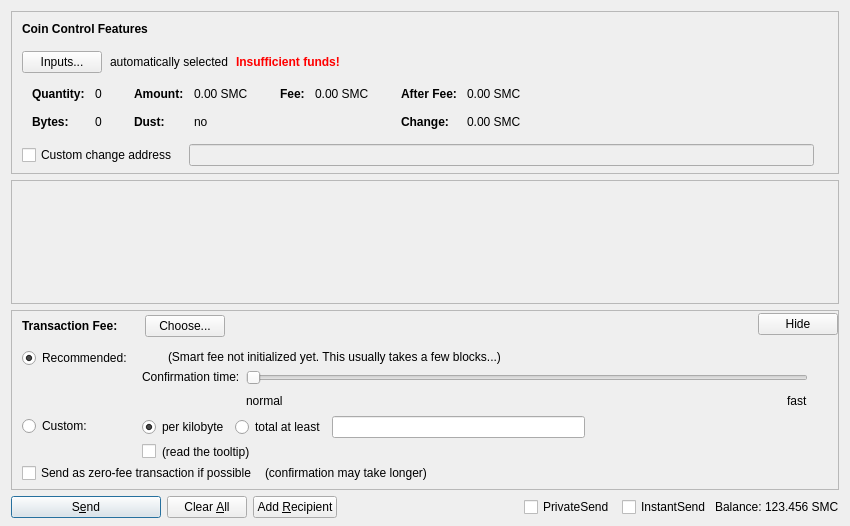
<?xml version="1.0" encoding="UTF-8"?>
<ui version="4.0">
 <class>SendCoinsDialog</class>
 <widget class="QDialog" name="SendCoinsDialog">
  <property name="geometry">
   <rect>
    <x>0</x>
    <y>0</y>
    <width>850</width>
    <height>526</height>
   </rect>
  </property>
  <property name="windowTitle">
   <string>Send Coins</string>
  </property>
  <layout class="QVBoxLayout" name="verticalLayout" stretch="0,1,0,0">
   <property name="bottomMargin">
    <number>8</number>
   </property>
   <item>
    <widget class="QFrame" name="frameCoinControl">
     <property name="sizePolicy">
      <sizepolicy hsizetype="Expanding" vsizetype="Expanding">
       <horstretch>0</horstretch>
       <verstretch>0</verstretch>
      </sizepolicy>
     </property>
     <property name="maximumSize">
      <size>
       <width>16777215</width>
       <height>16777215</height>
      </size>
     </property>
     <property name="frameShape">
      <enum>QFrame::StyledPanel</enum>
     </property>
     <property name="frameShadow">
      <enum>QFrame::Sunken</enum>
     </property>
     <layout class="QVBoxLayout" name="verticalLayoutCoinControl2">
      <property name="spacing">
       <number>0</number>
      </property>
      <property name="leftMargin">
       <number>0</number>
      </property>
      <property name="topMargin">
       <number>0</number>
      </property>
      <property name="rightMargin">
       <number>0</number>
      </property>
      <property name="bottomMargin">
       <number>6</number>
      </property>
      <item>
       <layout class="QVBoxLayout" name="verticalLayoutCoinControl" stretch="0,0,0,0,1">
        <property name="spacing">
         <number>0</number>
        </property>
        <property name="leftMargin">
         <number>10</number>
        </property>
        <property name="topMargin">
         <number>10</number>
        </property>
        <item>
         <layout class="QHBoxLayout" name="horizontalLayoutCoinControl1">
          <property name="bottomMargin">
           <number>15</number>
          </property>
          <item>
           <widget class="QLabel" name="labelCoinControlFeatures">
            <property name="sizePolicy">
             <sizepolicy hsizetype="Preferred" vsizetype="Maximum">
              <horstretch>0</horstretch>
              <verstretch>0</verstretch>
             </sizepolicy>
            </property>
            <property name="font">
             <font>
              <weight>75</weight>
              <bold>true</bold>
             </font>
            </property>
            <property name="styleSheet">
             <string notr="true">font-weight:bold;</string>
            </property>
            <property name="text">
             <string>Coin Control Features</string>
            </property>
           </widget>
          </item>
         </layout>
        </item>
        <item>
         <layout class="QHBoxLayout" name="horizontalLayoutCoinControl2" stretch="0,0,0,0">
          <property name="spacing">
           <number>8</number>
          </property>
          <property name="bottomMargin">
           <number>10</number>
          </property>
          <item>
           <widget class="QPushButton" name="pushButtonCoinControl">
            <property name="styleSheet">
             <string notr="true"/>
            </property>
            <property name="text">
             <string>Inputs...</string>
            </property>
            <property name="autoDefault">
             <bool>false</bool>
            </property>
           </widget>
          </item>
          <item>
           <widget class="QLabel" name="labelCoinControlAutomaticallySelected">
            <property name="text">
             <string>automatically selected</string>
            </property>
            <property name="margin">
             <number>5</number>
            </property>
           </widget>
          </item>
          <item>
           <widget class="QLabel" name="labelCoinControlInsuffFunds">
            <property name="font">
             <font>
              <weight>75</weight>
              <bold>true</bold>
             </font>
            </property>
            <property name="styleSheet">
             <string notr="true">color:red;font-weight:bold;</string>
            </property>
            <property name="text">
             <string>Insufficient funds!</string>
            </property>
            <property name="margin">
             <number>5</number>
            </property>
           </widget>
          </item>
          <item>
           <spacer name="horizontalSpacerCoinControl">
            <property name="orientation">
             <enum>Qt::Horizontal</enum>
            </property>
            <property name="sizeHint" stdset="0">
             <size>
              <width>40</width>
              <height>1</height>
             </size>
            </property>
           </spacer>
          </item>
         </layout>
        </item>
        <item>
         <widget class="QWidget" name="widgetCoinControl" native="true">
          <property name="sizePolicy">
           <sizepolicy hsizetype="Preferred" vsizetype="Preferred">
            <horstretch>0</horstretch>
            <verstretch>0</verstretch>
           </sizepolicy>
          </property>
          <property name="minimumSize">
           <size>
            <width>0</width>
            <height>0</height>
           </size>
          </property>
          <property name="styleSheet">
           <string notr="true"/>
          </property>
          <layout class="QHBoxLayout" name="horizontalLayoutCoinControl5">
           <property name="margin">
            <number>0</number>
           </property>
           <item>
            <layout class="QHBoxLayout" name="horizontalLayoutCoinControl3" stretch="0,0,0,1">
             <property name="spacing">
              <number>20</number>
             </property>
             <property name="topMargin">
              <number>0</number>
             </property>
             <property name="bottomMargin">
              <number>10</number>
             </property>
             <item>
              <layout class="QFormLayout" name="formLayoutCoinControl1">
               <property name="horizontalSpacing">
                <number>10</number>
               </property>
               <property name="verticalSpacing">
                <number>14</number>
               </property>
               <property name="leftMargin">
                <number>10</number>
               </property>
               <property name="topMargin">
                <number>4</number>
               </property>
               <property name="rightMargin">
                <number>6</number>
               </property>
               <item row="0" column="0">
                <widget class="QLabel" name="labelCoinControlQuantityText">
                 <property name="font">
                  <font>
                   <weight>75</weight>
                   <bold>true</bold>
                  </font>
                 </property>
                 <property name="text">
                  <string>Quantity:</string>
                 </property>
                 <property name="margin">
                  <number>0</number>
                 </property>
                </widget>
               </item>
               <item row="0" column="1">
                <widget class="QLabel" name="labelCoinControlQuantity">
                 <property name="cursor">
                  <cursorShape>IBeamCursor</cursorShape>
                 </property>
                 <property name="contextMenuPolicy">
                  <enum>Qt::ActionsContextMenu</enum>
                 </property>
                 <property name="text">
                  <string notr="true">0</string>
                 </property>
                 <property name="margin">
                  <number>0</number>
                 </property>
                 <property name="textInteractionFlags">
                  <set>Qt::LinksAccessibleByMouse|Qt::TextSelectableByKeyboard|Qt::TextSelectableByMouse</set>
                 </property>
                </widget>
               </item>
               <item row="1" column="0">
                <widget class="QLabel" name="labelCoinControlBytesText">
                 <property name="font">
                  <font>
                   <weight>75</weight>
                   <bold>true</bold>
                  </font>
                 </property>
                 <property name="text">
                  <string>Bytes:</string>
                 </property>
                </widget>
               </item>
               <item row="1" column="1">
                <widget class="QLabel" name="labelCoinControlBytes">
                 <property name="cursor">
                  <cursorShape>IBeamCursor</cursorShape>
                 </property>
                 <property name="contextMenuPolicy">
                  <enum>Qt::ActionsContextMenu</enum>
                 </property>
                 <property name="text">
                  <string notr="true">0</string>
                 </property>
                 <property name="textInteractionFlags">
                  <set>Qt::LinksAccessibleByMouse|Qt::TextSelectableByKeyboard|Qt::TextSelectableByMouse</set>
                 </property>
                </widget>
               </item>
              </layout>
             </item>
             <item>
              <layout class="QFormLayout" name="formLayoutCoinControl2">
               <property name="horizontalSpacing">
                <number>10</number>
               </property>
               <property name="verticalSpacing">
                <number>14</number>
               </property>
               <property name="leftMargin">
                <number>6</number>
               </property>
               <property name="topMargin">
                <number>4</number>
               </property>
               <property name="rightMargin">
                <number>6</number>
               </property>
               <item row="0" column="0">
                <widget class="QLabel" name="labelCoinControlAmountText">
                 <property name="font">
                  <font>
                   <weight>75</weight>
                   <bold>true</bold>
                  </font>
                 </property>
                 <property name="text">
                  <string>Amount:</string>
                 </property>
                 <property name="margin">
                  <number>0</number>
                 </property>
                </widget>
               </item>
               <item row="0" column="1">
                <widget class="QLabel" name="labelCoinControlAmount">
                 <property name="cursor">
                  <cursorShape>IBeamCursor</cursorShape>
                 </property>
                 <property name="contextMenuPolicy">
                  <enum>Qt::ActionsContextMenu</enum>
                 </property>
                 <property name="text">
                  <string notr="true">0.00 SMC</string>
                 </property>
                 <property name="textInteractionFlags">
                  <set>Qt::LinksAccessibleByMouse|Qt::TextSelectableByKeyboard|Qt::TextSelectableByMouse</set>
                 </property>
                </widget>
               </item>
               <item row="1" column="0">
                <widget class="QLabel" name="labelCoinControlLowOutputText">
                 <property name="font">
                  <font>
                   <weight>75</weight>
                   <bold>true</bold>
                  </font>
                 </property>
                 <property name="text">
                  <string>Dust:</string>
                 </property>
                </widget>
               </item>
               <item row="1" column="1">
                <widget class="QLabel" name="labelCoinControlLowOutput">
                 <property name="cursor">
                  <cursorShape>IBeamCursor</cursorShape>
                 </property>
                 <property name="contextMenuPolicy">
                  <enum>Qt::ActionsContextMenu</enum>
                 </property>
                 <property name="text">
                  <string notr="true">no</string>
                 </property>
                 <property name="textInteractionFlags">
                  <set>Qt::LinksAccessibleByMouse|Qt::TextSelectableByKeyboard|Qt::TextSelectableByMouse</set>
                 </property>
                </widget>
               </item>
              </layout>
             </item>
             <item>
              <layout class="QFormLayout" name="formLayoutCoinControl3">
               <property name="horizontalSpacing">
                <number>10</number>
               </property>
               <property name="verticalSpacing">
                <number>14</number>
               </property>
               <property name="leftMargin">
                <number>6</number>
               </property>
               <property name="topMargin">
                <number>4</number>
               </property>
               <property name="rightMargin">
                <number>6</number>
               </property>
               <item row="0" column="0">
                <widget class="QLabel" name="labelCoinControlFeeText">
                 <property name="font">
                  <font>
                   <weight>75</weight>
                   <bold>true</bold>
                  </font>
                 </property>
                 <property name="text">
                  <string>Fee:</string>
                 </property>
                 <property name="margin">
                  <number>0</number>
                 </property>
                </widget>
               </item>
               <item row="0" column="1">
                <widget class="QLabel" name="labelCoinControlFee">
                 <property name="cursor">
                  <cursorShape>IBeamCursor</cursorShape>
                 </property>
                 <property name="contextMenuPolicy">
                  <enum>Qt::ActionsContextMenu</enum>
                 </property>
                 <property name="text">
                  <string notr="true">0.00 SMC</string>
                 </property>
                 <property name="textInteractionFlags">
                  <set>Qt::LinksAccessibleByMouse|Qt::TextSelectableByKeyboard|Qt::TextSelectableByMouse</set>
                 </property>
                </widget>
               </item>
              </layout>
             </item>
             <item>
              <layout class="QFormLayout" name="formLayoutCoinControl4">
               <property name="horizontalSpacing">
                <number>10</number>
               </property>
               <property name="verticalSpacing">
                <number>14</number>
               </property>
               <property name="leftMargin">
                <number>6</number>
               </property>
               <property name="topMargin">
                <number>4</number>
               </property>
               <property name="rightMargin">
                <number>6</number>
               </property>
               <item row="0" column="0">
                <widget class="QLabel" name="labelCoinControlAfterFeeText">
                 <property name="font">
                  <font>
                   <weight>75</weight>
                   <bold>true</bold>
                  </font>
                 </property>
                 <property name="text">
                  <string>After Fee:</string>
                 </property>
                 <property name="margin">
                  <number>0</number>
                 </property>
                </widget>
               </item>
               <item row="0" column="1">
                <widget class="QLabel" name="labelCoinControlAfterFee">
                 <property name="cursor">
                  <cursorShape>IBeamCursor</cursorShape>
                 </property>
                 <property name="contextMenuPolicy">
                  <enum>Qt::ActionsContextMenu</enum>
                 </property>
                 <property name="text">
                  <string notr="true">0.00 SMC</string>
                 </property>
                 <property name="textInteractionFlags">
                  <set>Qt::LinksAccessibleByMouse|Qt::TextSelectableByKeyboard|Qt::TextSelectableByMouse</set>
                 </property>
                </widget>
               </item>
               <item row="1" column="0">
                <widget class="QLabel" name="labelCoinControlChangeText">
                 <property name="font">
                  <font>
                   <weight>75</weight>
                   <bold>true</bold>
                  </font>
                 </property>
                 <property name="text">
                  <string>Change:</string>
                 </property>
                </widget>
               </item>
               <item row="1" column="1">
                <widget class="QLabel" name="labelCoinControlChange">
                 <property name="cursor">
                  <cursorShape>IBeamCursor</cursorShape>
                 </property>
                 <property name="contextMenuPolicy">
                  <enum>Qt::ActionsContextMenu</enum>
                 </property>
                 <property name="text">
                  <string notr="true">0.00 SMC</string>
                 </property>
                 <property name="textInteractionFlags">
                  <set>Qt::LinksAccessibleByMouse|Qt::TextSelectableByKeyboard|Qt::TextSelectableByMouse</set>
                 </property>
                </widget>
               </item>
              </layout>
             </item>
            </layout>
           </item>
          </layout>
         </widget>
        </item>
        <item>
         <layout class="QHBoxLayout" name="horizontalLayoutCoinControl4" stretch="0,0,0">
          <property name="spacing">
           <number>12</number>
          </property>
          <property name="sizeConstraint">
           <enum>QLayout::SetDefaultConstraint</enum>
          </property>
          <property name="topMargin">
           <number>5</number>
          </property>
          <property name="rightMargin">
           <number>5</number>
          </property>
          <item>
           <widget class="QCheckBox" name="checkBoxCoinControlChange">
            <property name="toolTip">
             <string>If this is activated, but the change address is empty or invalid, change will be sent to a newly generated address.</string>
            </property>
            <property name="text">
             <string>Custom change address</string>
            </property>
           </widget>
          </item>
          <item>
           <widget class="QValidatedLineEdit" name="lineEditCoinControlChange">
            <property name="enabled">
             <bool>false</bool>
            </property>
            <property name="sizePolicy">
             <sizepolicy hsizetype="Expanding" vsizetype="Fixed">
              <horstretch>0</horstretch>
              <verstretch>0</verstretch>
             </sizepolicy>
            </property>
           </widget>
          </item>
          <item>
           <widget class="QLabel" name="labelCoinControlChangeLabel">
            <property name="sizePolicy">
             <sizepolicy hsizetype="Preferred" vsizetype="Expanding">
              <horstretch>0</horstretch>
              <verstretch>0</verstretch>
             </sizepolicy>
            </property>
            <property name="minimumSize">
             <size>
              <width>0</width>
              <height>0</height>
             </size>
            </property>
            <property name="text">
             <string/>
            </property>
            <property name="margin">
             <number>3</number>
            </property>
           </widget>
          </item>
         </layout>
        </item>
        <item>
         <spacer name="verticalSpacerCoinControl">
          <property name="orientation">
           <enum>Qt::Vertical</enum>
          </property>
          <property name="sizeHint" stdset="0">
           <size>
            <width>800</width>
            <height>1</height>
           </size>
          </property>
         </spacer>
        </item>
       </layout>
      </item>
     </layout>
    </widget>
   </item>
   <item>
    <widget class="QScrollArea" name="scrollArea">
     <property name="widgetResizable">
      <bool>true</bool>
     </property>
     <widget class="QWidget" name="scrollAreaWidgetContents">
      <property name="geometry">
       <rect>
        <x>0</x>
        <y>0</y>
        <width>830</width>
        <height>72</height>
       </rect>
      </property>
      <layout class="QVBoxLayout" name="verticalLayout_2" stretch="0,1">
       <property name="margin">
        <number>0</number>
       </property>
       <item>
        <layout class="QVBoxLayout" name="entries">
         <property name="spacing">
          <number>6</number>
         </property>
        </layout>
       </item>
       <item>
        <spacer name="verticalSpacer">
         <property name="orientation">
          <enum>Qt::Vertical</enum>
         </property>
         <property name="sizeHint" stdset="0">
          <size>
           <width>20</width>
           <height>40</height>
          </size>
         </property>
        </spacer>
       </item>
      </layout>
     </widget>
    </widget>
   </item>
   <item>
    <widget class="QFrame" name="frameFee">
     <property name="sizePolicy">
      <sizepolicy hsizetype="Expanding" vsizetype="Expanding">
       <horstretch>0</horstretch>
       <verstretch>0</verstretch>
      </sizepolicy>
     </property>
     <property name="maximumSize">
      <size>
       <width>16777215</width>
       <height>16777215</height>
      </size>
     </property>
     <property name="frameShape">
      <enum>QFrame::StyledPanel</enum>
     </property>
     <property name="frameShadow">
      <enum>QFrame::Sunken</enum>
     </property>
     <layout class="QVBoxLayout" name="verticalLayoutFee1">
      <property name="spacing">
       <number>0</number>
      </property>
      <property name="margin">
       <number>0</number>
      </property>
      <item>
       <layout class="QVBoxLayout" name="verticalLayoutFee2" stretch="0,0,0">
        <property name="spacing">
         <number>0</number>
        </property>
        <property name="leftMargin">
         <number>10</number>
        </property>
        <property name="topMargin">
         <number>0</number>
        </property>
        <item>
         <layout class="QHBoxLayout" name="horizontalLayoutFee1">
          <property name="bottomMargin">
           <number>0</number>
          </property>
          <item>
           <layout class="QVBoxLayout" name="verticalLayoutFee7">
            <property name="spacing">
             <number>0</number>
            </property>
            <item>
             <spacer name="verticalSpacerSmartFee">
              <property name="orientation">
               <enum>Qt::Vertical</enum>
              </property>
              <property name="sizeType">
               <enum>QSizePolicy::Fixed</enum>
              </property>
              <property name="sizeHint" stdset="0">
               <size>
                <width>1</width>
                <height>4</height>
               </size>
              </property>
             </spacer>
            </item>
            <item>
             <layout class="QHBoxLayout" name="horizontalLayoutSmartFee">
              <property name="spacing">
               <number>10</number>
              </property>
              <item>
               <widget class="QLabel" name="labelFeeHeadline">
                <property name="sizePolicy">
                 <sizepolicy hsizetype="Preferred" vsizetype="Maximum">
                  <horstretch>0</horstretch>
                  <verstretch>0</verstretch>
                 </sizepolicy>
                </property>
                <property name="font">
                 <font>
                  <weight>75</weight>
                  <bold>true</bold>
                 </font>
                </property>
                <property name="styleSheet">
                 <string notr="true">font-weight:bold;</string>
                </property>
                <property name="text">
                 <string>Transaction Fee:</string>
                </property>
               </widget>
              </item>
              <item>
               <widget class="QLabel" name="labelFeeMinimized">
                <property name="text">
                 <string/>
                </property>
               </widget>
              </item>
              <item>
               <widget class="QPushButton" name="buttonChooseFee">
                <property name="text">
                 <string>Choose...</string>
                </property>
               </widget>
              </item>
             </layout>
            </item>
            <item>
             <spacer name="verticalSpacer_5">
              <property name="orientation">
               <enum>Qt::Vertical</enum>
              </property>
              <property name="sizeHint" stdset="0">
               <size>
                <width>1</width>
                <height>1</height>
               </size>
              </property>
             </spacer>
            </item>
           </layout>
          </item>
          <item>
           <spacer name="horizontalSpacer_4">
            <property name="orientation">
             <enum>Qt::Horizontal</enum>
            </property>
            <property name="sizeHint" stdset="0">
             <size>
              <width>40</width>
              <height>20</height>
             </size>
            </property>
           </spacer>
          </item>
          <item>
           <widget class="QPushButton" name="buttonMinimizeFee">
            <property name="toolTip">
             <string>collapse fee-settings</string>
            </property>
            <property name="text">
             <string>Hide</string>
            </property>
           </widget>
          </item>
         </layout>
        </item>
        <item>
         <widget class="QFrame" name="frameFeeSelection">
          <layout class="QVBoxLayout" name="verticalLayoutFee12">
           <property name="spacing">
            <number>0</number>
           </property>
           <property name="margin">
            <number>0</number>
           </property>
           <item>
            <layout class="QGridLayout" name="gridLayoutFee">
             <property name="topMargin">
              <number>10</number>
             </property>
             <property name="bottomMargin">
              <number>4</number>
             </property>
             <property name="horizontalSpacing">
              <number>10</number>
             </property>
             <property name="verticalSpacing">
              <number>4</number>
             </property>
             <item row="1" column="1">
              <layout class="QVBoxLayout" name="verticalLayoutFee8">
               <property name="spacing">
                <number>6</number>
               </property>
               <item>
                <layout class="QHBoxLayout" name="horizontalLayoutFee13">
                 <item>
                  <widget class="QRadioButton" name="radioCustomPerKilobyte">
                   <property name="toolTip">
                    <string>If the custom fee is set to 1000 duffs and the transaction is only 250 bytes, then &quot;per kilobyte&quot; only pays 250 duffs in fee,&lt;br /&gt;while &quot;at least&quot; pays 1000 duffs. For transactions bigger than a kilobyte both pay by kilobyte.</string>
                   </property>
                   <property name="text">
                    <string>per kilobyte</string>
                   </property>
                   <property name="checked">
                    <bool>true</bool>
                   </property>
                   <attribute name="buttonGroup">
                    <string notr="true">groupCustomFee</string>
                   </attribute>
                  </widget>
                 </item>
                 <item>
                  <widget class="QRadioButton" name="radioCustomAtLeast">
                   <property name="toolTip">
                    <string>If the custom fee is set to 1000 duffs and the transaction is only 250 bytes, then &quot;per kilobyte&quot; only pays 250 duffs in fee,&lt;br /&gt;while &quot;total at least&quot; pays 1000 duffs. For transactions bigger than a kilobyte both pay by kilobyte.</string>
                   </property>
                   <property name="text">
                    <string>total at least</string>
                   </property>
                   <attribute name="buttonGroup">
                    <string notr="true">groupCustomFee</string>
                   </attribute>
                  </widget>
                 </item>
                 <item>
                  <widget class="BitcoinAmountField" name="customFee"/>
                 </item>
                 <item>
                  <spacer name="horizontalSpacer_6">
                   <property name="orientation">
                    <enum>Qt::Horizontal</enum>
                   </property>
                   <property name="sizeHint" stdset="0">
                    <size>
                     <width>1</width>
                     <height>1</height>
                    </size>
                   </property>
                  </spacer>
                 </item>
                </layout>
               </item>
               <item>
                <layout class="QHBoxLayout" name="horizontalLayoutFee8">
                 <item>
                  <widget class="QCheckBox" name="checkBoxMinimumFee">
                   <property name="toolTip">
                    <string>Paying only the minimum fee is just fine as long as there is less transaction volume than space in the blocks.&lt;br /&gt;But be aware that this can end up in a never confirming transaction once there is more demand for smc transactions than the network can process.</string>
                   </property>
                   <property name="text">
                    <string/>
                   </property>
                  </widget>
                 </item>
                 <item>
                  <widget class="QLabel" name="labelMinFeeWarning">
                   <property name="enabled">
                    <bool>true</bool>
                   </property>
                   <property name="toolTip">
                    <string>Paying only the minimum fee is just fine as long as there is less transaction volume than space in the blocks.&lt;br /&gt;But be aware that this can end up in a never confirming transaction once there is more demand for smc transactions than the network can process.</string>
                   </property>
                   <property name="text">
                    <string>(read the tooltip)</string>
                   </property>
                   <property name="margin">
                    <number>5</number>
                   </property>
                  </widget>
                 </item>
                 <item>
                  <spacer name="horizontalSpacer_2">
                   <property name="orientation">
                    <enum>Qt::Horizontal</enum>
                   </property>
                   <property name="sizeHint" stdset="0">
                    <size>
                     <width>1</width>
                     <height>1</height>
                    </size>
                   </property>
                  </spacer>
                 </item>
                </layout>
               </item>
              </layout>
             </item>
             <item row="0" column="0">
              <layout class="QVBoxLayout" name="verticalLayoutFee4" stretch="0,1">
               <item>
                <widget class="QRadioButton" name="radioSmartFee">
                 <property name="text">
                  <string>Recommended:</string>
                 </property>
                 <property name="checked">
                  <bool>true</bool>
                 </property>
                 <attribute name="buttonGroup">
                  <string notr="true">groupFee</string>
                 </attribute>
                </widget>
               </item>
               <item>
                <spacer name="verticalSpacer_2">
                 <property name="orientation">
                  <enum>Qt::Vertical</enum>
                 </property>
                 <property name="sizeHint" stdset="0">
                  <size>
                   <width>1</width>
                   <height>1</height>
                  </size>
                 </property>
                </spacer>
               </item>
              </layout>
             </item>
             <item row="1" column="0">
              <layout class="QVBoxLayout" name="verticalLayoutFee9" stretch="0,1">
               <item>
                <widget class="QRadioButton" name="radioCustomFee">
                 <property name="text">
                  <string>Custom:</string>
                 </property>
                 <attribute name="buttonGroup">
                  <string notr="true">groupFee</string>
                 </attribute>
                </widget>
               </item>
               <item>
                <spacer name="verticalSpacer_6">
                 <property name="orientation">
                  <enum>Qt::Vertical</enum>
                 </property>
                 <property name="sizeHint" stdset="0">
                  <size>
                   <width>1</width>
                   <height>1</height>
                  </size>
                 </property>
                </spacer>
               </item>
              </layout>
             </item>
             <item row="0" column="1">
              <layout class="QVBoxLayout" name="verticalLayoutFee3" stretch="0,0,1">
               <property name="spacing">
                <number>6</number>
               </property>
               <property name="topMargin">
                <number>2</number>
               </property>
               <item>
                <layout class="QHBoxLayout" name="horizontalLayoutFee12">
                 <item>
                  <widget class="QLabel" name="labelSmartFee">
                   <property name="text">
                    <string/>
                   </property>
                   <property name="margin">
                    <number>2</number>
                   </property>
                  </widget>
                 </item>
                 <item>
                  <widget class="QLabel" name="labelFeeEstimation">
                   <property name="text">
                    <string/>
                   </property>
                  </widget>
                 </item>
                 <item>
                  <widget class="QLabel" name="labelSmartFee2">
                   <property name="text">
                    <string>(Smart fee not initialized yet. This usually takes a few blocks...)</string>
                   </property>
                   <property name="margin">
                    <number>2</number>
                   </property>
                  </widget>
                 </item>
                 <item>
                  <spacer name="horizontalSpacer_5">
                   <property name="orientation">
                    <enum>Qt::Horizontal</enum>
                   </property>
                   <property name="sizeHint" stdset="0">
                    <size>
                     <width>1</width>
                     <height>1</height>
                    </size>
                   </property>
                  </spacer>
                 </item>
                </layout>
               </item>
               <item>
                <layout class="QHBoxLayout" name="horizontalLayoutFee9">
                 <item>
                  <layout class="QVBoxLayout" name="verticalLayoutFee6">
                   <item>
                    <widget class="QLabel" name="labelSmartFee3">
                     <property name="text">
                      <string>Confirmation time:</string>
                     </property>
                     <property name="margin">
                      <number>2</number>
                     </property>
                    </widget>
                   </item>
                   <item>
                    <spacer name="verticalSpacer_3">
                     <property name="orientation">
                      <enum>Qt::Vertical</enum>
                     </property>
                     <property name="sizeHint" stdset="0">
                      <size>
                       <width>1</width>
                       <height>1</height>
                      </size>
                     </property>
                    </spacer>
                   </item>
                  </layout>
                 </item>
                 <item>
                  <layout class="QVBoxLayout" name="verticalLayoutFee5">
                   <property name="rightMargin">
                    <number>30</number>
                   </property>
                   <item>
                    <widget class="QSlider" name="sliderSmartFee">
                     <property name="minimum">
                      <number>0</number>
                     </property>
                     <property name="maximum">
                      <number>24</number>
                     </property>
                     <property name="pageStep">
                      <number>1</number>
                     </property>
                     <property name="value">
                      <number>0</number>
                     </property>
                     <property name="orientation">
                      <enum>Qt::Horizontal</enum>
                     </property>
                     <property name="invertedAppearance">
                      <bool>false</bool>
                     </property>
                     <property name="invertedControls">
                      <bool>false</bool>
                     </property>
                     <property name="tickPosition">
                      <enum>QSlider::NoTicks</enum>
                     </property>
                    </widget>
                   </item>
                   <item>
                    <layout class="QHBoxLayout" name="horizontalLayoutFee10">
                     <item>
                      <widget class="QLabel" name="labelSmartFeeNormal">
                       <property name="text">
                        <string>normal</string>
                       </property>
                      </widget>
                     </item>
                     <item>
                      <spacer name="horizontalSpacer_3">
                       <property name="orientation">
                        <enum>Qt::Horizontal</enum>
                       </property>
                       <property name="sizeHint" stdset="0">
                        <size>
                         <width>40</width>
                         <height>20</height>
                        </size>
                       </property>
                      </spacer>
                     </item>
                     <item>
                      <widget class="QLabel" name="labelSmartFeeFast">
                       <property name="text">
                        <string>fast</string>
                       </property>
                      </widget>
                     </item>
                    </layout>
                   </item>
                  </layout>
                 </item>
                </layout>
               </item>
               <item>
                <spacer name="verticalSpacer_4">
                 <property name="orientation">
                  <enum>Qt::Vertical</enum>
                 </property>
                 <property name="sizeHint" stdset="0">
                  <size>
                   <width>1</width>
                   <height>1</height>
                  </size>
                 </property>
                </spacer>
               </item>
              </layout>
             </item>
            </layout>
           </item>
           <item>
            <layout class="QHBoxLayout" name="horizontalLayoutFee5" stretch="0,0,0">
             <property name="spacing">
              <number>8</number>
             </property>
             <property name="bottomMargin">
              <number>4</number>
             </property>
             <item>
              <widget class="QCheckBox" name="checkBoxFreeTx">
               <property name="text">
                <string>Send as zero-fee transaction if possible</string>
               </property>
              </widget>
             </item>
             <item>
              <widget class="QLabel" name="labelFreeTx">
               <property name="text">
                <string>(confirmation may take longer)</string>
               </property>
               <property name="margin">
                <number>5</number>
               </property>
              </widget>
             </item>
             <item>
              <spacer name="horizontalSpacerFee5">
               <property name="orientation">
                <enum>Qt::Horizontal</enum>
               </property>
               <property name="sizeHint" stdset="0">
                <size>
                 <width>1</width>
                 <height>1</height>
                </size>
               </property>
              </spacer>
             </item>
            </layout>
           </item>
           <item>
            <spacer name="verticalSpacerFee2">
             <property name="orientation">
              <enum>Qt::Vertical</enum>
             </property>
             <property name="sizeHint" stdset="0">
              <size>
               <width>1</width>
               <height>1</height>
              </size>
             </property>
            </spacer>
           </item>
          </layout>
         </widget>
        </item>
        <item>
         <spacer name="verticalSpacerFee">
          <property name="orientation">
           <enum>Qt::Vertical</enum>
          </property>
          <property name="sizeHint" stdset="0">
           <size>
            <width>800</width>
            <height>1</height>
           </size>
          </property>
         </spacer>
        </item>
       </layout>
      </item>
     </layout>
    </widget>
   </item>
   <item>
    <layout class="QHBoxLayout" name="horizontalLayout">
     <item>
      <widget class="QPushButton" name="sendButton">
       <property name="minimumSize">
        <size>
         <width>150</width>
         <height>0</height>
        </size>
       </property>
       <property name="toolTip">
        <string>Confirm the send action</string>
       </property>
       <property name="text">
        <string>S&amp;end</string>
       </property>
       <property name="autoDefault">
        <bool>false</bool>
       </property>
       <property name="default">
        <bool>true</bool>
       </property>
      </widget>
     </item>
     <item>
      <widget class="QPushButton" name="clearButton">
       <property name="sizePolicy">
        <sizepolicy hsizetype="Minimum" vsizetype="Fixed">
         <horstretch>0</horstretch>
         <verstretch>0</verstretch>
        </sizepolicy>
       </property>
       <property name="toolTip">
        <string>Clear all fields of the form.</string>
       </property>
       <property name="text">
        <string>Clear &amp;All</string>
       </property>
       <property name="autoDefault">
        <bool>false</bool>
       </property>
      </widget>
     </item>
     <item>
      <widget class="QPushButton" name="addButton">
       <property name="toolTip">
        <string>Send to multiple recipients at once</string>
       </property>
       <property name="text">
        <string>Add &amp;Recipient</string>
       </property>
       <property name="autoDefault">
        <bool>false</bool>
       </property>
      </widget>
     </item>
     <item>
      <spacer name="horizontalSpacer">
       <property name="orientation">
        <enum>Qt::Horizontal</enum>
       </property>
       <property name="sizeHint" stdset="0">
        <size>
         <width>40</width>
         <height>20</height>
        </size>
       </property>
      </spacer>
     </item>
     <item>
      <layout class="QHBoxLayout" name="horizontalLayout_2">
       <property name="spacing">
        <number>3</number>
       </property>
       <item>
        <widget class="QCheckBox" name="checkUsePrivateSend">
         <property name="minimumSize">
          <size>
           <width>95</width>
           <height>0</height>
          </size>
         </property>
         <property name="text">
          <string>PrivateSend</string>
         </property>
         <property name="checked">
          <bool>false</bool>
         </property>
        </widget>
       </item>
       <item>
        <widget class="QCheckBox" name="checkUseInstantSend">
         <property name="enabled">
          <bool>true</bool>
         </property>
         <property name="minimumSize">
          <size>
           <width>85</width>
           <height>0</height>
          </size>
         </property>
         <property name="text">
          <string>InstantSend</string>
         </property>
        </widget>
       </item>
       <item>
        <widget class="QLabel" name="label">
         <property name="text">
          <string>Balance:</string>
         </property>
        </widget>
       </item>
       <item>
        <widget class="QLabel" name="labelBalance">
         <property name="sizePolicy">
          <sizepolicy hsizetype="Preferred" vsizetype="Fixed">
           <horstretch>0</horstretch>
           <verstretch>0</verstretch>
          </sizepolicy>
         </property>
         <property name="cursor">
          <cursorShape>IBeamCursor</cursorShape>
         </property>
         <property name="text">
          <string notr="true">123.456 SMC</string>
         </property>
         <property name="textInteractionFlags">
          <set>Qt::LinksAccessibleByMouse|Qt::TextSelectableByKeyboard|Qt::TextSelectableByMouse</set>
         </property>
        </widget>
       </item>
      </layout>
     </item>
    </layout>
   </item>
  </layout>
 </widget>
 <customwidgets>
  <customwidget>
   <class>QValidatedLineEdit</class>
   <extends>QLineEdit</extends>
   <header>qvalidatedlineedit.h</header>
  </customwidget>
  <customwidget>
   <class>BitcoinAmountField</class>
   <extends>QLineEdit</extends>
   <header>bitcoinamountfield.h</header>
   <container>1</container>
  </customwidget>
 </customwidgets>
 <resources>
  <include location="../smc.qrc"/>
 </resources>
 <connections/>
 <buttongroups>
  <buttongroup name="groupCustomFee"/>
  <buttongroup name="groupFee"/>
 </buttongroups>
</ui>
